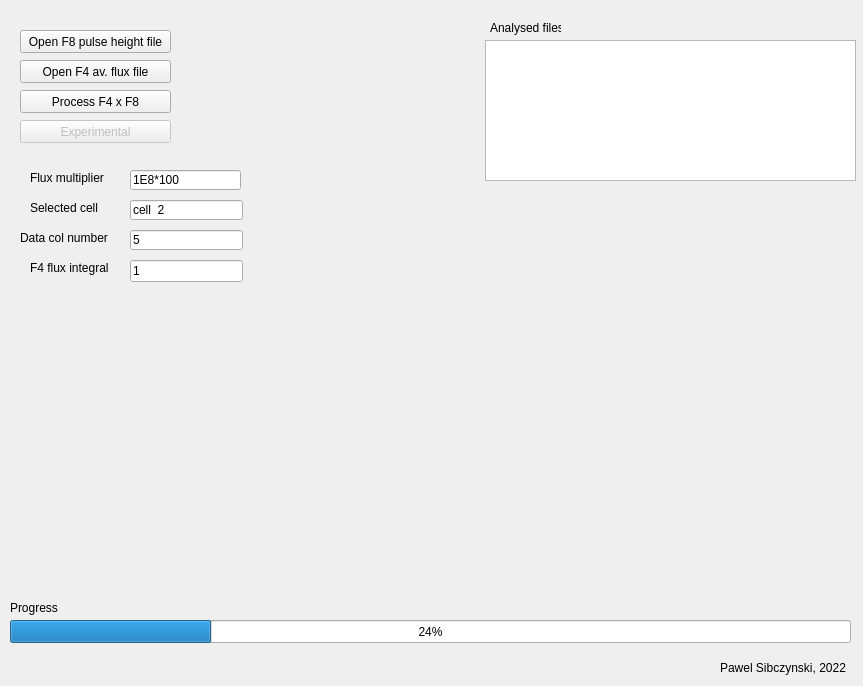
<?xml version="1.0" encoding="UTF-8"?>
<ui version="4.0">
 <class>GUI_main</class>
 <widget class="QWidget" name="GUI_main">
  <property name="geometry">
   <rect>
    <x>0</x>
    <y>0</y>
    <width>863</width>
    <height>686</height>
   </rect>
  </property>
  <property name="windowTitle">
   <string>&quot;MOCARZ - MOnte CARlo analyZer v0.1&quot;</string>
  </property>
  <widget class="QPushButton" name="OpenFileDialog1_btn">
   <property name="geometry">
    <rect>
     <x>20</x>
     <y>30</y>
     <width>151</width>
     <height>23</height>
    </rect>
   </property>
   <property name="text">
    <string>Open F8 pulse height file</string>
   </property>
  </widget>
  <widget class="QPushButton" name="OpenFileDialog2_btn">
   <property name="geometry">
    <rect>
     <x>20</x>
     <y>60</y>
     <width>151</width>
     <height>23</height>
    </rect>
   </property>
   <property name="text">
    <string>Open F4 av. flux file</string>
   </property>
  </widget>
  <widget class="QPushButton" name="OpenFileDialog3_btn">
   <property name="geometry">
    <rect>
     <x>20</x>
     <y>90</y>
     <width>151</width>
     <height>23</height>
    </rect>
   </property>
   <property name="text">
    <string>Process F4 x F8</string>
   </property>
  </widget>
  <widget class="QLineEdit" name="lineEdit">
   <property name="geometry">
    <rect>
     <x>130</x>
     <y>200</y>
     <width>113</width>
     <height>20</height>
    </rect>
   </property>
   <property name="text">
    <string>cell  2</string>
   </property>
  </widget>
  <widget class="QListWidget" name="listWidget">
   <property name="geometry">
    <rect>
     <x>485</x>
     <y>40</y>
     <width>371</width>
     <height>141</height>
    </rect>
   </property>
  </widget>
  <widget class="QPushButton" name="pushButton">
   <property name="enabled">
    <bool>false</bool>
   </property>
   <property name="geometry">
    <rect>
     <x>20</x>
     <y>120</y>
     <width>151</width>
     <height>23</height>
    </rect>
   </property>
   <property name="text">
    <string>Experimental</string>
   </property>
  </widget>
  <widget class="QProgressBar" name="progressBar">
   <property name="geometry">
    <rect>
     <x>10</x>
     <y>620</y>
     <width>841</width>
     <height>23</height>
    </rect>
   </property>
   <property name="value">
    <number>24</number>
   </property>
  </widget>
  <widget class="QLabel" name="label">
   <property name="geometry">
    <rect>
     <x>10</x>
     <y>600</y>
     <width>51</width>
     <height>16</height>
    </rect>
   </property>
   <property name="text">
    <string>Progress</string>
   </property>
  </widget>
  <widget class="QLabel" name="label_2">
   <property name="geometry">
    <rect>
     <x>490</x>
     <y>20</y>
     <width>71</width>
     <height>16</height>
    </rect>
   </property>
   <property name="text">
    <string>Analysed files</string>
   </property>
  </widget>
  <widget class="QLineEdit" name="lineEdit_2">
   <property name="geometry">
    <rect>
     <x>130</x>
     <y>230</y>
     <width>113</width>
     <height>20</height>
    </rect>
   </property>
   <property name="text">
    <string>5</string>
   </property>
  </widget>
  <widget class="QLineEdit" name="lineEdit_3">
   <property name="geometry">
    <rect>
     <x>130</x>
     <y>170</y>
     <width>111</width>
     <height>20</height>
    </rect>
   </property>
   <property name="text">
    <string>1E8*100</string>
   </property>
  </widget>
  <widget class="QWidget" name="verticalLayoutWidget">
   <property name="geometry">
    <rect>
     <x>20</x>
     <y>330</y>
     <width>831</width>
     <height>241</height>
    </rect>
   </property>
   <layout class="QVBoxLayout" name="verticalLayout"/>
  </widget>
  <widget class="QLineEdit" name="lineEdit_4">
   <property name="geometry">
    <rect>
     <x>130</x>
     <y>260</y>
     <width>113</width>
     <height>22</height>
    </rect>
   </property>
   <property name="text">
    <string>1</string>
   </property>
  </widget>
  <widget class="QLabel" name="label_3">
   <property name="geometry">
    <rect>
     <x>30</x>
     <y>260</y>
     <width>91</width>
     <height>16</height>
    </rect>
   </property>
   <property name="text">
    <string>F4 flux integral</string>
   </property>
  </widget>
  <widget class="QLabel" name="label_4">
   <property name="geometry">
    <rect>
     <x>30</x>
     <y>200</y>
     <width>101</width>
     <height>16</height>
    </rect>
   </property>
   <property name="text">
    <string>Selected cell</string>
   </property>
  </widget>
  <widget class="QLabel" name="label_5">
   <property name="geometry">
    <rect>
     <x>20</x>
     <y>230</y>
     <width>101</width>
     <height>16</height>
    </rect>
   </property>
   <property name="text">
    <string>Data col number</string>
   </property>
  </widget>
  <widget class="QLabel" name="label_6">
   <property name="geometry">
    <rect>
     <x>30</x>
     <y>170</y>
     <width>101</width>
     <height>16</height>
    </rect>
   </property>
   <property name="text">
    <string>Flux multiplier</string>
   </property>
  </widget>
  <widget class="QLabel" name="label_7">
   <property name="geometry">
    <rect>
     <x>720</x>
     <y>660</y>
     <width>141</width>
     <height>16</height>
    </rect>
   </property>
   <property name="text">
    <string>Pawel Sibczynski, 2022</string>
   </property>
  </widget>
 </widget>
 <resources/>
 <connections/>
</ui>
